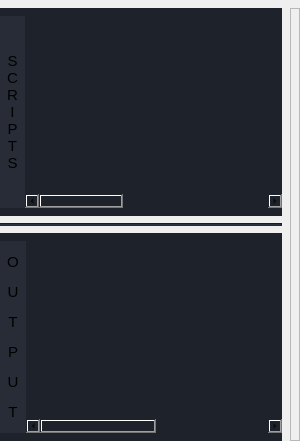
                                              <widget class="QWidget" name="paint_tab">
                                               <attribute name="title">
                                                <string>PAINT</string>
                                               </attribute>
                                               <layout class="QGridLayout" name="gridLayout_19">
                                                <property name="leftMargin">
                                                 <number>0</number>
                                                </property>
                                                <property name="topMargin">
                                                 <number>8</number>
                                                </property>
                                                <property name="rightMargin">
                                                 <number>0</number>
                                                </property>
                                                <property name="bottomMargin">
                                                 <number>0</number>
                                                </property>
                                                <property name="spacing">
                                                 <number>0</number>
                                                </property>
                                                <item row="0" column="0">
                                                 <widget class="QFrame" name="scripts_pre_frame">
                                                  <property name="sizePolicy">
                                                   <sizepolicy hsizetype="Expanding" vsizetype="Expanding">
                                                    <horstretch>0</horstretch>
                                                    <verstretch>0</verstretch>
                                                   </sizepolicy>
                                                  </property>
                                                  <property name="frameShape">
                                                   <enum>QFrame::NoFrame</enum>
                                                  </property>
                                                  <property name="frameShadow">
                                                   <enum>QFrame::Raised</enum>
                                                  </property>
                                                  <layout class="QVBoxLayout" name="verticalLayout_3">
                                                   <property name="spacing">
                                                    <number>7</number>
                                                   </property>
                                                   <property name="leftMargin">
                                                    <number>0</number>
                                                   </property>
                                                   <property name="topMargin">
                                                    <number>0</number>
                                                   </property>
                                                   <property name="rightMargin">
                                                    <number>8</number>
                                                   </property>
                                                   <property name="bottomMargin">
                                                    <number>0</number>
                                                   </property>
                                                   <item>
                                                    <widget class="QFrame" name="scripts_frame">
                                                     <property name="styleSheet">
                                                      <string notr="true">background-color: rgb(30, 34, 42);</string>
                                                     </property>
                                                     <property name="frameShape">
                                                      <enum>QFrame::NoFrame</enum>
                                                     </property>
                                                     <property name="frameShadow">
                                                      <enum>QFrame::Raised</enum>
                                                     </property>
                                                     <layout class="QHBoxLayout" name="horizontalLayout_13">
                                                      <property name="spacing">
                                                       <number>0</number>
                                                      </property>
                                                      <property name="leftMargin">
                                                       <number>0</number>
                                                      </property>
                                                      <property name="topMargin">
                                                       <number>8</number>
                                                      </property>
                                                      <property name="rightMargin">
                                                       <number>0</number>
                                                      </property>
                                                      <property name="bottomMargin">
                                                       <number>8</number>
                                                      </property>
                                                      <item>
                                                       <widget class="QFrame" name="scripts_label_frame">
                                                        <property name="styleSheet">
                                                         <string notr="true">background-color: rgb(39, 44, 54);</string>
                                                        </property>
                                                        <property name="frameShape">
                                                         <enum>QFrame::NoFrame</enum>
                                                        </property>
                                                        <property name="frameShadow">
                                                         <enum>QFrame::Raised</enum>
                                                        </property>
                                                        <layout class="QHBoxLayout" name="horizontalLayout_14">
                                                         <property name="spacing">
                                                          <number>0</number>
                                                         </property>
                                                         <property name="leftMargin">
                                                          <number>7</number>
                                                         </property>
                                                         <property name="topMargin">
                                                          <number>0</number>
                                                         </property>
                                                         <property name="rightMargin">
                                                          <number>7</number>
                                                         </property>
                                                         <property name="bottomMargin">
                                                          <number>0</number>
                                                         </property>
                                                         <item>
                                                          <widget class="QLabel" name="scripts_label">
                                                           <property name="font">
                                                            <font>
                                                             <pointsize>11</pointsize>
                                                            </font>
                                                           </property>
                                                           <property name="text">
                                                            <string>S
C
R
I
P
T
S</string>
                                                           </property>
                                                           <property name="alignment">
                                                            <set>Qt::AlignCenter</set>
                                                           </property>
                                                          </widget>
                                                         </item>
                                                        </layout>
                                                       </widget>
                                                      </item>
                                                      <item>
                                                       <widget class="QTreeWidget" name="Pscripts_treeWid">
                                                        <property name="font">
                                                         <font>
                                                          <pointsize>10</pointsize>
                                                         </font>
                                                        </property>
                                                        <property name="styleSheet">
                                                         <string notr="true">alternate-background-color: rgb(32, 36, 45);</string>
                                                        </property>
                                                        <property name="frameShape">
                                                         <enum>QFrame::NoFrame</enum>
                                                        </property>
                                                        <property name="frameShadow">
                                                         <enum>QFrame::Raised</enum>
                                                        </property>
                                                        <property name="sizeAdjustPolicy">
                                                         <enum>QAbstractScrollArea::AdjustIgnored</enum>
                                                        </property>
                                                        <property name="autoScroll">
                                                         <bool>true</bool>
                                                        </property>
                                                        <property name="editTriggers">
                                                         <set>QAbstractItemView::NoEditTriggers</set>
                                                        </property>
                                                        <property name="alternatingRowColors">
                                                         <bool>true</bool>
                                                        </property>
                                                        <property name="animated">
                                                         <bool>true</bool>
                                                        </property>
                                                        <property name="columnCount">
                                                         <number>7</number>
                                                        </property>
                                                        <attribute name="headerVisible">
                                                         <bool>false</bool>
                                                        </attribute>
                                                        <column>
                                                         <property name="text">
                                                          <string>New Column</string>
                                                         </property>
                                                        </column>
                                                        <column>
                                                         <property name="text">
                                                          <string>New Column</string>
                                                         </property>
                                                        </column>
                                                        <column>
                                                         <property name="text">
                                                          <string>New Column</string>
                                                         </property>
                                                        </column>
                                                        <column>
                                                         <property name="text">
                                                          <string>New Column</string>
                                                         </property>
                                                        </column>
                                                        <column>
                                                         <property name="text">
                                                          <string>New Column</string>
                                                         </property>
                                                        </column>
                                                        <column>
                                                         <property name="text">
                                                          <string notr="true">6</string>
                                                         </property>
                                                        </column>
                                                        <column>
                                                         <property name="text">
                                                          <string notr="true">7</string>
                                                         </property>
                                                        </column>
                                                       </widget>
                                                      </item>
                                                     </layout>
                                                     <zorder>Pscripts_treeWid</zorder>
                                                     <zorder>scripts_label_frame</zorder>
                                                    </widget>
                                                   </item>
                                                   <item>
                                                    <widget class="Line" name="line_10">
                                                     <property name="styleSheet">
                                                      <string notr="true">background-color: rgb(39, 44, 54);</string>
                                                     </property>
                                                     <property name="orientation">
                                                      <enum>Qt::Horizontal</enum>
                                                     </property>
                                                    </widget>
                                                   </item>
                                                   <item>
                                                    <widget class="QFrame" name="output_frame">
                                                     <property name="styleSheet">
                                                      <string notr="true">background-color: rgb(30, 34, 42);</string>
                                                     </property>
                                                     <property name="frameShape">
                                                      <enum>QFrame::NoFrame</enum>
                                                     </property>
                                                     <property name="frameShadow">
                                                      <enum>QFrame::Raised</enum>
                                                     </property>
                                                     <layout class="QHBoxLayout" name="horizontalLayout_17">
                                                      <property name="spacing">
                                                       <number>0</number>
                                                      </property>
                                                      <property name="leftMargin">
                                                       <number>0</number>
                                                      </property>
                                                      <property name="topMargin">
                                                       <number>8</number>
                                                      </property>
                                                      <property name="rightMargin">
                                                       <number>0</number>
                                                      </property>
                                                      <property name="bottomMargin">
                                                       <number>8</number>
                                                      </property>
                                                      <item>
                                                       <widget class="QFrame" name="preren_label_frame">
                                                        <property name="styleSheet">
                                                         <string notr="true">background-color: rgb(39, 44, 54);</string>
                                                        </property>
                                                        <property name="frameShape">
                                                         <enum>QFrame::NoFrame</enum>
                                                        </property>
                                                        <property name="frameShadow">
                                                         <enum>QFrame::Raised</enum>
                                                        </property>
                                                        <layout class="QHBoxLayout" name="horizontalLayout_15">
                                                         <property name="spacing">
                                                          <number>0</number>
                                                         </property>
                                                         <property name="leftMargin">
                                                          <number>7</number>
                                                         </property>
                                                         <property name="topMargin">
                                                          <number>0</number>
                                                         </property>
                                                         <property name="rightMargin">
                                                          <number>7</number>
                                                         </property>
                                                         <property name="bottomMargin">
                                                          <number>0</number>
                                                         </property>
                                                         <item>
                                                          <widget class="QLabel" name="preren_label">
                                                           <property name="font">
                                                            <font>
                                                             <pointsize>11</pointsize>
                                                            </font>
                                                           </property>
                                                           <property name="text">
                                                            <string>&lt;html&gt;&lt;head/&gt;&lt;body&gt;&lt;p&gt;O&lt;/p&gt;&lt;p&gt;U&lt;/p&gt;&lt;p&gt;T&lt;/p&gt;&lt;p&gt;P&lt;/p&gt;&lt;p&gt;U&lt;/p&gt;&lt;p&gt;T&lt;/p&gt;&lt;/body&gt;&lt;/html&gt;</string>
                                                           </property>
                                                           <property name="alignment">
                                                            <set>Qt::AlignCenter</set>
                                                           </property>
                                                          </widget>
                                                         </item>
                                                        </layout>
                                                       </widget>
                                                      </item>
                                                      <item>
                                                       <widget class="QTreeWidget" name="Poutput_treeWid">
                                                        <property name="styleSheet">
                                                         <string notr="true">alternate-background-color: rgb(32, 36, 45);</string>
                                                        </property>
                                                        <property name="frameShape">
                                                         <enum>QFrame::NoFrame</enum>
                                                        </property>
                                                        <property name="frameShadow">
                                                         <enum>QFrame::Raised</enum>
                                                        </property>
                                                        <property name="editTriggers">
                                                         <set>QAbstractItemView::NoEditTriggers</set>
                                                        </property>
                                                        <property name="alternatingRowColors">
                                                         <bool>true</bool>
                                                        </property>
                                                        <property name="animated">
                                                         <bool>true</bool>
                                                        </property>
                                                        <property name="columnCount">
                                                         <number>5</number>
                                                        </property>
                                                        <attribute name="headerVisible">
                                                         <bool>false</bool>
                                                        </attribute>
                                                        <column>
                                                         <property name="text">
                                                          <string>New Column</string>
                                                         </property>
                                                        </column>
                                                        <column>
                                                         <property name="text">
                                                          <string>New Column</string>
                                                         </property>
                                                        </column>
                                                        <column>
                                                         <property name="text">
                                                          <string>New Column</string>
                                                         </property>
                                                        </column>
                                                        <column>
                                                         <property name="text">
                                                          <string>New Column</string>
                                                         </property>
                                                        </column>
                                                        <column>
                                                         <property name="text">
                                                          <string>New Column</string>
                                                         </property>
                                                        </column>
                                                       </widget>
                                                      </item>
                                                     </layout>
                                                     <zorder>Poutput_treeWid</zorder>
                                                     <zorder>preren_label_frame</zorder>
                                                    </widget>
                                                   </item>
                                                  </layout>
                                                 </widget>
                                                </item>
                                                <item row="0" column="1">
                                                 <widget class="QFrame" name="ou_qc_frame">
                                                  <property name="frameShape">
                                                   <enum>QFrame::StyledPanel</enum>
                                                  </property>
                                                  <property name="frameShadow">
                                                   <enum>QFrame::Raised</enum>
                                                  </property>
                                                  <layout class="QVBoxLayout" name="verticalLayout_10">
                                                   <property name="spacing">
                                                    <number>8</number>
                                                   </property>
                                                   <property name="leftMargin">
                                                    <number>0</number>
                                                   </property>
                                                   <property name="topMargin">
                                                    <number>0</number>
                                                   </property>
                                                   <property name="rightMargin">
                                                    <number>8</number>
                                                   </property>
                                                   <property name="bottomMargin">
                                                    <number>0</number>
                                                   </property>
                                                  </layout>
                                                 </widget>
                                                </item>
                                               </layout>
                                              </widget>
